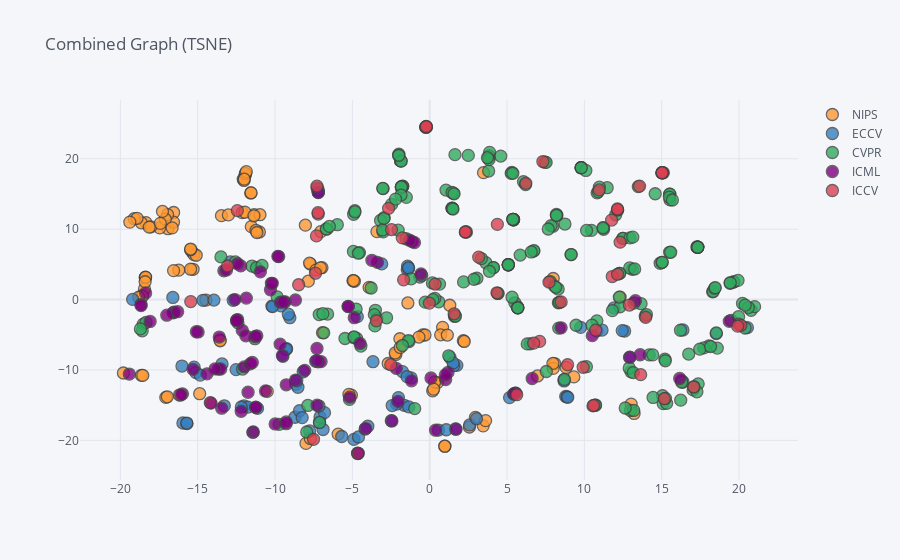

The notebook cell saved with this chart:
### Markdown cell above
## Visualizing Embedding of the Combined Graph

### Code cell
emb,meta=load_emb_data('combo')
visualize(emb,meta,method='TSNE',dim=2, title='Combined Graph (TSNE)')

### Figure 1 — Plotly figure (JSON) as saved in the notebook; plotly's stock layout.template omitted (floating-point values rounded to 4 significant figures; data arrays with more than 128 entries replaced by an {"elided": "..."} marker saying what was removed)
{"data": [{"marker": {"color": "rgba(255, 153, 51, 1.0)", "line": {"width": 1.3}, "opacity": 0.8, "size": 12, "symbol": "circle"}, "mode": "markers", "name": "NIPS", "text": ["Visualizing the Loss Landscape of Neural Nets", "PointCNN", "L4: Practical loss-based stepsize adaptation for deep learning", "Multimodal Generative Models for Scalable Weakly-Supervised Learning", "Neural Voice Cloning with a Few Samples", "The Description Length of Deep Learning models", "Deep Defense: Training DNNs with Improved Adversarial Robustness", "Adversarial Logit Pairing", "Realistic Evaluation of Deep Semi-Supervised Learning Algorithms", "DVAE#: Discrete Variational Autoencoders with Relaxed Boltzmann Priors", "BourGAN: Generative Networks with Metric Embeddings", "Bilinear Attention Networks", "Breaking the Activation Function Bottleneck through Adaptive Parameterization", "Hyperbolic Neural Networks", "Learning towards Minimum Hyperspherical Energy", "Generalizing to Unseen Domains via Adversarial Data Augmentation", "On GANs and GMMs", "Assessing Generative Models via Precision and Recall", "Relational recurrent neural networks", "Unsupervised Attention-guided Image-to-Image Translation", "Speaker-Follower Models for Vision-and-Language Navigation", "ATOMO: Communication-efficient Learning via Atomic Sparsification", "Generative Neural Machine Translation", "One-Shot Unsupervised Cross Domain Translation", "Banach Wasserstein GAN", "Neural Code Comprehension: A Learnable Representation of Code Semantics", "3D Steerable CNNs: Learning Rotationally Equivariant Features in Volumetric Data", "Glow: Generative Flow with Invertible 1x1 Convolutions", "Discovery of Latent 3D Keypoints via End-to-end Geometric Reasoning", "An intriguing failing of convolutional neural networks and the CoordConv solution", "Latent Alignment and Variational Attention", "Neural Arithmetic Logic Units", "Adaptive Skip Intervals: Temporal Abstraction for Recurrent Dynamical Models", "Video-to-Video Synthesis", "Generalisation in humans and deep neural networks", "A Unified Feature Disentangler for Multi-Domain Image Translation and Manipulation", "Neural Guided Constraint Logic Programming for Program Synthesis", "Deep Subspace Clustering Networks", "Dilated Recurrent Neural Networks", "Structured Embedding Models for Grouped Data", "Best of Both Worlds: Transferring Knowledge from Discriminative Learning to a Generative Visual Dialog Model", "Learning a Multi-View Stereo Machine", "Universal Style Transfer via Feature Transforms", "f-GANs in an Information Geometric Nutshell", "Toward Multimodal Image-to-Image Translation", "One-Sided Unsupervised Domain Mapping", "Deep Mean-Shift Priors for Image Restoration", "SchNet: A continuous-filter convolutional neural network for modeling quantum interactions", "Inductive Representation Learning on Large Graphs", "Mean teachers are better role models: Weight-averaged consistency targets improve semi-supervised deep learning results", "TernGrad: Ternary Gradients to Reduce Communication in Distributed Deep Learning", "NeuralFDR: Learning Discovery Thresholds from Hypothesis Features", "Learning Multiple Tasks with Multilinear Relationship Networks", "Train longer, generalize better: closing the generalization gap in large batch training of neural networks", "The Numerics of GANs", "Stabilizing Training of Generative Adversarial Networks through Regularization", "Training Deep Networks without Learning Rates Through Coin Betting", "MMD GAN: Towards Deeper Understanding of Moment Matching Network", "Few-Shot Learning Through an Information Retrieval  Lens", "Differentiable Learning of Logical Rules for Knowledge Base Reasoning", "OnACID: Online Analysis of Calcium Imaging Data in Real Time", "Fisher GAN", "Toward Goal-Driven Neural Network Models for the Rodent Whisker-Trigeminal System", "Predicting Organic Reaction Outcomes with Weisfeiler-Lehman Network", "REBAR: Low-variance, unbiased gradient estimates for discrete latent variable models", "ELF: An Extensive, Lightweight and Flexible Research Platform for Real-time Strategy Games", "Dual Discriminator Generative Adversarial Nets", "Bridging the Gap Between Value and Policy Based Reinforcement Learning", "Convolutional Gaussian Processes", "Deep Lattice Networks and Partial Monotonic Functions", "Hierarchical Attentive Recurrent Tracking", "Learning to Compose Domain-Specific Transformations for Data Augmentation", "Language Modeling with Recurrent Highway Hypernetworks", "Bayesian Compression for Deep Learning", "Streaming Sparse Gaussian Process Approximations", "Spherical convolutions and their application in molecular modelling", "Neural system identification for large populations separating what and where", "A Disentangled Recognition and Nonlinear Dynamics Model for Unsupervised Learning", "Bayesian GAN", "Geometric Matrix Completion with Recurrent Multi-Graph Neural Networks", "Diving into the shallows: a computational perspective on large-scale shallow learning", "InfoGAIL: Interpretable Imitation Learning from Visual Demonstrations", "Deep Hyperspherical Learning", "On-the-fly Operation Batching in Dynamic Computation Graphs", "Streaming Weak Submodularity: Interpreting Neural Networks on the Fly", "Prototypical Networks for Few-shot Learning", "Multi-Information Source Optimization", "Dual Path Networks", "Doubly Stochastic Variational Inference for Deep Gaussian Processes", "QMDP-Net: Deep Learning for Planning under Partial Observability", "A Unified Approach to Interpreting Model Predictions", "Context Selection for Embedding Models", "Working hard to know your neighbor's margins: Local descriptor learning loss", "Learning to Prune Deep Neural Networks via Layer-wise Optimal Brain Surgeon", "DropoutNet: Addressing Cold Start in Recommender Systems", "PointNet++: Deep Hierarchical Feature Learning on Point Sets in a Metric Space", "A-NICE-MC: Adversarial Training for MCMC", "Riemannian approach to batch normalization", "Triangle Generative Adversarial Networks", "Scalable trust-region method for deep reinforcement learning using Kronecker-factored approximation", "Hybrid Reward Architecture for Reinforcement Learning", "AdaGAN: Boosting Generative Models", "Task-based End-to-end Model Learning in Stochastic Optimization", "Gradient descent GAN optimization is locally stable", "Do Deep Neural Networks Suffer from Crowding?", "Improved Training of Wasserstein GANs", "Learning Disentangled Representations with Semi-Supervised Deep Generative Models", "Attention is All you Need", "Value Prediction Network", "Causal Effect Inference with Deep Latent-Variable Models", "Good Semi-supervised Learning That Requires a Bad GAN", "Modulating early visual processing by language", "GANs Trained by a Two Time-Scale Update Rule Converge to a Local Nash Equilibrium", "Neural Expectation Maximization", "Attend and Predict: Understanding Gene Regulation by Selective Attention on Chromatin", "Style Transfer from Non-Parallel Text by Cross-Alignment", "Real Time Image Saliency for Black Box Classifiers", "On Word Embedding Dimensionality", "COLA: Decentralized Linear Learning", "A Simple Unified Framework for Detecting Out-of-Distribution Samples and Adversarial Attacks", "Mapping Images to Scene Graphs with Permutation-Invariant Structured Prediction", "Learning Conditioned Graph Structures for Interpretable Visual Question Answering", "Reversible Recurrent Neural Networks"], "textfont": {"color": "#4D5663"}, "type": "scatter", "x": [-2.684, -2.19, 0.1942, 0.4983, 9.316, 0.3212, 2.955, -5.92, -7.85, -18.39, -15.37, -18.64, -14.47, -18.55, -18.38, -18.37, -18.44, -18.61, -15.3, -1.412, -14.19, -18.57, -15.24, -3.413, -15.46, -15.1, 0.8316, 13.02, 0.7076, -5.065, -5.224, -16.23, -18.4, -2.232, -18.81, -16.56, -14.87, -16.92, -13.47, -11.91, -13.55, -8.039, 8.077, -11.54, 8.821, -11.35, -0.446, -4.664, -12.12, 7.986, -7.712, -1.928, 1.139, 2.176, -11.01, -17.06, -10.97, 2.564, -11.95, -16.56, -11.96, 0.2521, -4.959, -16.57, -12.06, -18.35, 3.457, -12.01, -7.999, -16.95, -19.81, -17.46, -6.969, -11.23, -13.02, -16.18, -18.64, -19.1, 0.9814, -18.03, -7.769, -18.92, -1.908, 13.21, -11.57, 1.297, -15.47, 8.685, -11.92, -19.39, -17.1, -11.86, -3.918, -4.871, 12.31, -11.37, -17.42, -11.54, 0.9736, -17.28, -11.99, -13.55, -7.352, -7.066, -6.932, 2.232, -16.97, 6.972, 3.613, -15.46, -4.933, 7.984, -0.3067, -18.13, -0.6959, -16.65, 7.966, 3.479, -7.039, -7.721, -11.17, -10.51, -4.648], "y": [-9.076, -7.8, -12.96, -11.79, -10.98, -11.7, -16.73, -19.11, 2.618, 3.159, 6.786, -10.76, -0.06317, -10.77, 3.101, 3.197, 1.519, 0.5197, 4.304, -0.4786, -14.64, 0.4816, 6.389, 9.653, 4.319, 6.298, -3.941, -14.85, -5.006, -13.57, -13.46, 4.189, 2.537, -7.581, 0.3284, 4.115, -13.37, 10.07, 11.92, 17.85, -5.72, 10.57, -9.09, 10.36, -9.63, 12.07, -5.02, -21.82, 12.36, 2.992, 5.049, -5.562, -5.042, -5.847, 9.606, -13.9, 12.06, -18.1, 12.41, 12.37, 17.47, -12.72, 2.676, 11.0, 17.1, 10.94, -17.94, 16.92, -20.43, 12.06, -10.43, 10.19, 4.531, 9.823, 12.03, -13.56, 10.9, 11.49, -20.83, 10.34, 5.18, 11.55, -6.798, -16.17, 15.15, -0.8078, 7.066, -11.39, 17.92, 11.01, 11.43, 18.18, 1.734, 2.602, 0.3567, 11.9, 10.83, 15.17, -20.83, 12.52, 17.11, -5.848, 4.185, 4.504, -4.702, -5.95, -13.81, -10.85, -17.19, 7.18, 2.7, -9.772, -5.033, 10.29, -5.327, 10.19, -9.067, 18.03, 9.655, -19.73, 9.531, -13.04, -21.86]}, {"marker": {"color": "rgba(55, 128, 191, 1.0)", "line": {"width": 1.3}, "opacity": 0.8, "size": 12, "symbol": "circle"}, "mode": "markers", "name": "ECCV", "text": ["Improving Shape Deformation in Unsupervised Image-to-Image Translation", "Pairwise Confusion for Fine-Grained Visual Classification", "GANimation: Anatomically-aware Facial Animation from a Single Image", "Deep Expander Networks: Efficient Deep Networks from Graph Theory", "3DMV: Joint 3D-Multi-View Prediction for 3D Semantic Scene Segmentation", "Learning Category-Specific Mesh Reconstruction from Image Collections", "Zero-Shot Object Detection", "A Style-Aware Content Loss for Real-time HD Style Transfer", "Piggyback: Adapting a Single Network to Multiple Tasks by Learning to Mask Weights", "Semi-supervised Adversarial Learning to Generate Photorealistic Face Images of New Identities from 3D Morphable Model", "Simple Baselines for Human Pose Estimation and Tracking", "Toward Characteristic-Preserving Image-based Virtual Try-On Network", "Acquisition of Localization Confidence for Accurate Object Detection", "Conditional Image-Text Embedding Networks", "SketchyScene: Richly-Annotated Scene Sketches", "Progressive Neural Architecture Search", "Image Manipulation with Perceptual Discriminators", "Repeatability Is Not Enough: Learning Affine Regions via Discriminability", "Unsupervised holistic image generation from key local patches", "LQ-Nets: Learned Quantization for Highly Accurate and Compact Deep Neural Networks", "Is Robustness the Cost of Accuracy? -- A Comprehensive Study on the Robustness of 18 Deep Image Classification Models", "Dynamic Multimodal Instance Segmentation Guided by Natural Language Queries", "Dynamic Conditional Networks for Few-Shot Learning", "Recovering 3D Planes from a Single Image via Convolutional Neural Networks", "Learning Single-View 3D Reconstruction with Limited Pose Supervision", "Image Inpainting for Irregular Holes Using Partial Convolutions", "Unsupervised Geometry-Aware Representation for 3D Human Pose Estimation", "PSANet: Point-wise Spatial Attention Network for Scene Parsing", "Deep Randomized Ensembles for Metric Learning", "Predicting Gaze in Egocentric Video by Learning Task-dependent Attention Transition", "Coloring with Words: Guiding Image Colorization Through Text-based Palette Generation", "Fighting Fake News: Image Splice Detection via Learned Self-Consistency", "HiDDeN: Hiding Data with Deep Networks", "Multi-scale Residual Network for Image Super-Resolution", "Adaptive Affinity Fields for Semantic Segmentation", "Statistically-motivated Second-order Pooling", "Stacked Cross Attention for Image-Text Matching", "Open Set Domain Adaptation by Backpropagation", "DeepVS: A Deep Learning Based Video Saliency Prediction Approach", "EC-Net: an Edge-aware Point set Consolidation Network", "Encoder-Decoder with Atrous Separable Convolution for Semantic Image Segmentation", "Estimating the Success of Unsupervised Image to Image Translation", "Single Shot Scene Text Retrieval", "Learning Type-Aware Embeddings for Fashion Compatibility", "Learning Visual Question Answering by Bootstrapping Hard Attention", "Deep Clustering for Unsupervised Learning of Visual Features", "Joint Person Segmentation and Identification in Synchronized First- and Third-person Videos", "ECO: Efficient Convolutional Network for Online Video Understanding", "Diverse and Coherent Paragraph Generation from Images", "MultiPoseNet: Fast Multi-Person Pose Estimation using Pose Residual Network", "ShapeStacks: Learning Vision-Based Physical Intuition for Generalised Object Stacking", "Towards Realistic Predictors", "Choose Your Neuron: Incorporating Domain Knowledge through Neuron-Importance", "Explainable Neural Computation via Stack Neural Module Networks", "Learning to Separate Object Sounds by Watching Unlabeled Video", "ESPNet: Efficient Spatial Pyramid of Dilated Convolutions for Semantic Segmentation", "Visual Coreference Resolution in Visual Dialog using Neural Module Networks", "License Plate Detection and Recognition in Unconstrained Scenarios", "Deep High Dynamic Range Imaging with Large Foreground Motions", "Multi-view to Novel view: Synthesizing novel views with Self-Learned Confidence", "Specular-to-Diffuse Translation for Multi-View Reconstruction", "Layer-structured 3D Scene Inference via View Synthesis", "3D-CODED: 3D Correspondences by Deep Deformation", "HybridNet: Classification and Reconstruction Cooperation for Semi-Supervised Learning", "BSN: Boundary Sensitive Network for Temporal Action Proposal Generation", "Learning Dynamic Memory Networks for Object Tracking", "Interpretable Intuitive Physics Model", "Gray-box Adversarial Training", "Depth-aware CNN for RGB-D Segmentation", "Learning Efficient Single-stage Pedestrian Detectors by Asymptotic Localization Fitting", "A Modulation Module for Multi-task Learning with Applications in Image Retrieval", "Single Image Water Hazard Detection using FCN with Reflection Attention Units", "Integral Human Pose Regression", "Recurrent Squeeze-and-Excitation Context Aggregation Net for Single Image Deraining", "Quaternion Convolutional Neural Networks", "Mutual Learning to Adapt for Joint Human Parsing and Pose Estimation", "Pose Partition Networks for Multi-Person Pose Estimation", "Video Re-localization", "Joint 3D Face Reconstruction and Dense Alignment with Position Map Regression Network", "MVSNet: Depth Inference for Unstructured Multi-view Stereo", "Audio-Visual Event Localization in Unconstrained Videos", "Macro-Micro Adversarial Network for Human Parsing", "SpiderCNN: Deep Learning on Point Sets with Parameterized Convolutional Filters", "PlaneMatch: Patch Coplanarity Prediction for Robust RGB-D Reconstruction", "Factorizable Net: An Efficient Subgraph-based Framework for Scene Graph Generation", "DF-Net: Unsupervised Joint Learning of Depth and Flow using Cross-Task Consistency", "Image Super-Resolution Using Very Deep Residual Channel Attention Networks", "Group Normalization", "Learning to Navigate for Fine-grained Classification", "Partial Adversarial Domain Adaptation", "Shift-Net: Image Inpainting via Deep Feature Rearrangement", "Distractor-aware Siamese Networks for Visual Object Tracking", "Improving Generalization via  Scalable Neighborhood Component Analysis", "Saliency Detection in 360° Videos", "GeoDesc: Learning Local Descriptors by Integrating Geometry Constraints"], "textfont": {"color": "#4D5663"}, "type": "scatter", "x": [-12.89, -9.253, -9.339, -2.485, -15.96, -8.645, -8.712, 1.669, 0.5642, -13.28, -7.765, -16.02, -3.667, 10.82, -8.416, 6.489, -7.131, -1.451, -19.21, 2.581, -4.903, -15.69, 16.37, 9.76, 12.6, -1.643, -10.2, 8.795, -1.369, -2.137, -4.001, 1.311, -2.427, 8.689, -8.247, -15.24, -4.607, -12.52, -13.43, 12.45, -7.091, -9.616, -12.01, -15.71, 5.163, 3.027, -2.022, 8.876, 18.52, -10.16, -16.61, 5.452, -6.804, -7.202, -8.521, -12.7, -11.75, 11.91, -9.044, -14.66, -3.106, -7.279, -7.215, 1.756, -7.202, -11.13, -7.372, -1.353, -8.596, 1.561, 8.923, -5.69, 1.514, -6.897, -13.95, 12.93, -9.491, -12.18, -15.12, -14.84, 11.14, -8.18, -4.68, -1.2, -9.267, 20.54, -1.43, -1.761, -4.177, -1.466, -1.37, -7.156, 1.068, -9.14, -7.212], "y": [5.365, -6.986, -7.122, -17.21, -17.53, -12.05, -16.71, -18.38, -18.53, -15.09, -18.66, -9.442, -8.82, -4.449, -15.79, -6.286, -17.46, 4.24, 0.02424, -17.81, -19.86, -17.62, -4.316, -3.944, -4.471, -15.02, -0.9251, -13.76, 4.482, -14.84, -17.99, -8.22, -15.05, -11.56, -16.76, -9.598, -19.52, -9.953, -9.139, -4.409, -16.69, -0.8952, -15.11, -17.54, -13.92, -16.92, -13.92, -13.82, -4.833, -0.9925, 0.302, -13.43, -16.06, 15.28, -12.46, -0.09195, -15.27, -1.187, -2.573, -0.1027, 5.068, 15.86, -8.855, -9.339, 15.28, -15.46, -8.77, -15.25, -11.5, -9.385, -13.87, -19.45, -8.992, -18.45, -0.07122, -8.208, -8.05, -15.26, -10.37, -10.73, -4.33, -10.25, -2.425, -11.13, -7.025, -3.985, 4.736, -10.23, -18.39, -10.95, 4.496, -15.12, -18.49, -2.077, 15.61]}, {"marker": {"color": "rgba(50, 171, 96, 1.0)", "line": {"width": 1.3}, "opacity": 0.8, "size": 12, "symbol": "circle"}, "mode": "markers", "name": "CVPR", "text": {"elided": "273 str values"}, "textfont": {"color": "#4D5663"}, "type": "scatter", "x": {"elided": "273 float values"}, "y": {"elided": "273 float values"}}, {"marker": {"color": "rgba(128, 0, 128, 1.0)", "line": {"width": 1.3}, "opacity": 0.8, "size": 12, "symbol": "circle"}, "mode": "markers", "name": "ICML", "text": ["OptNet: Differentiable Optimization as a Layer in Neural Networks", "Input Convex Neural Networks", "Wasserstein Generative Adversarial Networks", "Synthesizing Robust Adversarial Examples", "Differentially Private Database Release via Kernel Mean Embeddings", "Optimizing the Latent Space of Generative Networks", "NetGAN: Generating Graphs via Random Walks", "Compressed Sensing using Generative Models", "Predict and Constrain: Modeling Cardinality in Deep Structured Prediction", "Path-Level Network Transformation for Efficient Architecture Search", "Adversarial Learning with Local Coordinate Coding", "Adversarial Time-to-Event Modeling", "Learning K-way D-dimensional Discrete Codes for Compact Embedding Representations", "DRACO: Byzantine-resilient Distributed Training via Redundant Gradients", "AdaNet: Adaptive Structural Learning of Artificial Neural Networks", "Inference Suboptimality in Variational Autoencoders", "Stochastic Generative Hashing", "Adversarial Attack on Graph Structured Data", "Language Modeling with Gated Convolutional Networks", "Stochastic Video Generation with a Learned Prior", "Dance Dance Convolution", "Model-Agnostic Meta-Learning for Fast Adaptation of Deep Networks", "Input Switched Affine Networks: An RNN Architecture Designed for Interpretability", "Bilevel Programming for Hyperparameter Optimization and Meta-Learning", "Convolutional Sequence to Sequence Learning", "Visualizing and Understanding Atari Agents", "On Calibration of Modern Neural Networks", "DeepBach: a Steerable Model for Bach Chorales Generation", "Learning unknown ODE models with Gaussian processes", "Toward Controlled Generation of Text", "Neural Autoregressive Flows", "Decoupled Parallel Backpropagation with Convergence Guarantee", "Attention-based Deep Multiple Instance Learning", "Black-box Adversarial Attacks with Limited Queries and Information", "Decoupled Neural Interfaces using Synthetic Gradients", "Efficient end-to-end learning for quantizable representations", "Composite Functional Gradient Learning of Generative  Adversarial Models", "Video Pixel Networks", "Efficient Neural Audio Synthesis", "Learning to Discover Cross-Domain Relations with Generative Adversarial Networks", "SplitNet: Learning to Semantically Split Deep Networks for Parameter Reduction and Model Parallelization", "Disentangling by Factorising", "Neural Relational Inference for Interacting Systems", "Grammar Variational Autoencoder", "Deep Spectral Clustering Learning", "Hierarchical Imitation and Reinforcement Learning", "Confident Multiple Choice Learning", "Gated Path Planning Networks", "Noise2Noise: Learning Image Restoration without Clean Data", "Dropout Inference in Bayesian Neural Networks with Alpha-divergences", "Explicit Inductive Bias for Transfer Learning with Convolutional Networks", "Towards Binary-Valued Gates for Robust LSTM Training", "Zero-Inflated Exponential Family Embeddings", "Dimensionality-Driven Learning with Noisy Labels", "Adversarial Variational Bayes: Unifying Variational Autoencoders and Generative Adversarial Networks", "Device Placement Optimization with Reinforcement Learning", "SparseMAP: Differentiable Sparse Structured Inference", "A Theoretical Explanation for Perplexing Behaviors of Backpropagation-based Visualizations", "The Statistical Recurrent Unit", "Count-Based Exploration with Neural Density Models", "Efficient Neural Architecture Search via Parameters Sharing", "Robust Adversarial Reinforcement Learning", "Neural Episodic Control", "Online and Linear-Time Attention by Enforcing Monotonic Alignments", "Learning to Reweight Examples for Robust Deep Learning", "Deep One-Class Classification", "First Order Generative Adversarial Networks", "Finding Influential Training Samples for Gradient Boosted Decision Trees", "A Spectral Approach to Gradient Estimation for Implicit Distributions", "Bottleneck Conditional Density Estimation", "Attentive Recurrent Comparators", "The Predictron:  End-To-End Learning and Planning", "Accelerating Natural Gradient with Higher-Order Invariance", "Exploiting the Potential of Standard Convolutional Autoencoders for Image Restoration by Evolutionary Search", "Neural Program Synthesis from Diverse Demonstration Videos", "Differentiable Compositional Kernel Learning for Gaussian Processes", "Axiomatic Attribution for Deep Networks", "Black Box FDR", "Learning Longer-term Dependencies in RNNs with Auxiliary Losses", "The Mirage of Action-Dependent Baselines in Reinforcement Learning", "Learning to Generate Long-term Future via Hierarchical Prediction", "PredRNN++: Towards A Resolution of the Deep-in-Time Dilemma in Spatiotemporal Predictive Learning", "Style Tokens: Unsupervised Style Modeling, Control and Transfer in End-to-End Speech Synthesis", "Transfer Learning via Learning to Transfer", "Hierarchical Long-term Video Prediction without Supervision", "Variance Regularized Counterfactual Risk Minimization via Variational Divergence Minimization", "Deep k-Means: Re-Training and Parameter Sharing with Harder Cluster Assignments for Compressing Deep Convolutions", "Learning Semantic Representations for Unsupervised Domain Adaptation", "Improved Variational Autoencoders for Text Modeling using Dilated Convolutions", "Mean Field Multi-Agent Reinforcement Learning", "Combined Group and Exclusive Sparsity for Deep Neural Networks", "GraphRNN: Generating Realistic Graphs with Deep Auto-regressive Models", "Continual Learning Through Synaptic Intelligence", "Adversarial Feature Matching for Text Generation", "Convexified Convolutional Neural Networks", "Noisy Natural Gradient as Variational Inference", "Follow the Moving Leader in Deep Learning", "Recurrent Highway Networks"], "textfont": {"color": "#4D5663"}, "type": "scatter", "x": [-8.682, 5.429, -1.138, -7.212, -9.522, 0.08346, -13.66, -12.12, 13.3, 5.527, -11.99, -14.14, -16.59, -15.3, -7.288, -9.348, -14.98, -11.41, -15.09, -17.0, 13.61, -9.279, -10.95, -18.67, -5.17, -16.3, -4.879, -11.86, -12.22, -9.671, -11.89, -2.053, -4.505, -3.377, -11.29, -2.164, -18.08, 10.51, -15.99, -7.025, -4.141, -0.5653, -9.281, -4.618, -5.266, -18.66, 1.182, -7.282, -12.43, -11.18, -18.37, -11.6, -9.763, -8.08, -16.1, 8.494, -1.176, -8.674, -5.277, -0.9848, 12.94, -19.42, -12.48, 1.03, 0.3799, -2.445, -3.738, -14.4, -11.75, -13.45, 16.16, -9.817, -12.19, 6.624, -12.59, -7.32, -12.42, -9.65, -9.275, -11.47, -12.48, -13.52, 19.37, -13.31, -13.14, -11.24, 1.013, -13.88, -10.3, -11.24, -10.24, -9.443, -10.18, 1.702, -10.62, -9.993, -1.301, -13.61], "y": [-0.0609, -13.4, 8.238, 15.21, -7.952, -11.14, -9.878, -4.377, -0.1678, -13.27, -9.564, -14.71, -1.882, -9.908, -6.947, -0.3224, -4.595, -18.81, -4.571, -2.22, -7.837, -17.63, 3.944, -0.6949, -13.87, -1.718, -2.574, 0.2117, 4.786, -6.325, -5.142, -14.46, -6.228, 5.284, -5.28, -9.776, -3.102, -5.125, -13.39, -8.808, -18.32, 3.633, -17.39, -21.83, -0.9686, -0.8635, -10.34, -15.01, 5.096, -5.145, 0.9415, -9.126, 6.108, -10.06, -13.55, -4.005, -11.55, -11.43, -0.9922, 8.094, -8.19, -10.58, -2.928, -11.36, -18.55, -17.24, 5.581, -10.54, -13.17, -15.43, -11.21, 6.14, -15.87, -11.21, 0.007571, -8.665, -2.832, -0.3808, -12.11, -8.934, -3.025, -9.862, -3.08, 4.088, 4.21, -15.31, -10.7, -9.85, 1.389, -15.28, 2.311, -0.3325, 2.312, -18.41, -12.98, -17.66, 8.438, -5.324]}, {"marker": {"color": "rgba(219, 64, 82, 1.0)", "line": {"width": 1.3}, "opacity": 0.8, "size": 12, "symbol": "circle"}, "mode": "markers", "name": "ICCV", "text": ["VQA: Visual Question Answering", "CVAE-GAN: Fine-Grained Image Generation Through Asymmetric Training", "Convolutional Color Constancy", "Deep TextSpotter: An End-To-End Trainable Scene Text Localization and Recognition Framework", "SubUNets: End-To-End Hand Shape and Continuous Sign Language Recognition", "HashNet: Deep Learning to Hash by Continuation", "Deep Adaptive Image Clustering", "Deep Colorization", "Photographic Image Synthesis With Cascaded Refinement Networks", "Query-Guided Regression Network With Context Policy for Phrase Grounding", "Pixel Recursive Super Resolution", "Deformable Convolutional Networks", "Attributes2Classname: A Discriminative Model for Attribute-Based Unsupervised Zero-Shot Learning", "RPAN: An End-To-End Recurrent Pose-Attention Network for Action Recognition in Videos", "BlitzNet: A Real-Time Deep Network for Scene Understanding", "Predicting Depth, Surface Normals and Semantic Labels With a Common Multi-Scale Convolutional Architecture", "Interpretable Explanations of Black Boxes by Meaningful Perturbation", "Single Image 3D Without a Single 3D Image", "Associative Domain Adaptation", "Automatic Spatially-Aware Fashion Concept Discovery", "Mask R-CNN", "Beyond Face Rotation: Global and Local Perception GAN for Photorealistic and Identity Preserving Frontal View Synthesis", "Wavelet-SRNet: A Wavelet-Based CNN for Multi-Scale Face Super Resolution", "Learning to Reason: End-To-End Module Networks for Visual Question Answering", "DSLR-Quality Photos on Mobile Devices With Deep Convolutional Networks", "PoseNet: A Convolutional Network for Real-Time 6-DOF Camera Relocalization", "Escape From Cells: Deep Kd-Networks for the Recognition of 3D Point Cloud Models", "Learning to Push the Limits of Efficient FFT-Based Image Deconvolution", "Introspective Neural Networks for Generative Modeling", "RoomNet: End-To-End Room Layout Estimation", "Learning Efficient Convolutional Networks Through Network Slimming", "Raster-To-Vector: Revisiting Floorplan Transformation", "Rotation Equivariant Vector Field Networks", "Attentive Semantic Video Generation Using Captions", "Domain-Adaptive Deep Network Compression", "Learning Proximal Operators: Using Denoising Networks for Regularizing Inverse Imaging Problems", "Curriculum Dropout", "No Fuss Distance Metric Learning Using Proxies", "Video Frame Interpolation via Adaptive Separable Convolution", "Representation Learning by Learning to Count", "GANs for Biological Image Synthesis", "Following Gaze in Video", "EnhanceNet: Single Image Super-Resolution Through Automated Texture Synthesis", "Grad-CAM: Visual Explanations From Deep Networks via Gradient-Based Localization", "DSOD: Learning Deeply Supervised Object Detectors From Scratch", "Incremental Learning of Object Detectors Without Catastrophic Forgetting", "Hide-And-Seek: Forcing a Network to Be Meticulous for Weakly-Supervised Object and Action Localization", "Face Flow", "Multi-View Convolutional Neural Networks for 3D Shape Recognition", "Reasoning About Fine-Grained Attribute Phrases Using Reference Games", "Click Here: Human-Localized Keypoints as Guidance for Viewpoint Estimation", "MemNet: A Persistent Memory Network for Image Restoration", "Unsupervised Learning of Object Landmarks by Factorized Spatial Embeddings", "Image Super-Resolution Using Dense Skip Connections", "Unsupervised Adaptation for Deep Stereo", "Simultaneous Deep Transfer Across Domains and Tasks", "Sequence to Sequence - Video to Text", "Revisiting IM2GPS in the Deep Learning Era", "Multi-Label Image Recognition by Recurrently Discovering Attentional Regions", "Learning Blind Motion Deblurring", "Self-Organized Text Detection With Minimal Post-Processing via Border Learning", "Curriculum Domain Adaptation for Semantic Segmentation of Urban Scenes", "Learning Spread-Out Local Feature Descriptors", "Conditional Random Fields as Recurrent Neural Networks", "Unlabeled Samples Generated by GAN Improve the Person Re-Identification Baseline in Vitro"], "textfont": {"color": "#4D5663"}, "type": "scatter", "x": [-7.208, -0.2469, -13.07, 13.96, 8.915, 11.8, -2.518, 12.31, -1.774, 7.106, 15.03, 1.581, -2.659, -7.516, 15.11, 2.377, 4.347, 4.374, -7.321, 13.57, -7.288, -0.2106, 10.56, 17.06, 6.722, -7.22, 3.169, 15.03, -0.02492, 7.318, 10.6, 7.713, 8.497, 20.12, 12.15, 12.14, 12.14, 0.3485, 12.15, 15.03, 13.64, -1.69, -2.468, -0.2591, 11.76, 10.96, -12.44, -15.45, 2.31, -0.2305, 15.01, 9.923, -3.447, 15.03, -8.474, 19.91, 12.91, 15.16, 6.211, -7.387, -0.2391, 10.73, -0.2235, 2.306, 5.625], "y": [12.15, 24.49, 4.77, -2.527, -9.257, 3.274, -9.252, 8.159, 8.767, -5.938, 18.02, -2.017, 12.96, -19.85, 18.01, 9.603, 0.9656, 10.69, 9.046, 16.12, 16.11, 24.51, -15.1, -12.42, -6.185, 12.35, 6.035, 18.01, -0.4994, 19.61, -15.03, 2.478, -0.3285, -3.653, 12.74, 12.75, 12.87, 2.201, 3.59, 18.02, -10.66, 2.802, 9.944, 24.51, 11.29, 15.58, 12.64, -0.2843, 9.602, 24.54, 17.99, -9.61, -3.006, 18.02, 2.111, -3.776, -0.7797, -14.08, 16.52, 3.749, 24.51, -4.346, 24.59, 9.608, -13.51]}], "layout": {"legend": {"bgcolor": "#F5F6F9", "font": {"color": "#4D5663"}}, "paper_bgcolor": "#F5F6F9", "plot_bgcolor": "#F5F6F9", "title": {"font": {"color": "#4D5663"}, "text": "Combined Graph (TSNE)"}, "xaxis": {"gridcolor": "#E1E5ED", "showgrid": true, "tickfont": {"color": "#4D5663"}, "title": {"font": {"color": "#4D5663"}, "text": ""}, "zerolinecolor": "#E1E5ED"}, "yaxis": {"gridcolor": "#E1E5ED", "showgrid": true, "tickfont": {"color": "#4D5663"}, "title": {"font": {"color": "#4D5663"}, "text": ""}, "zerolinecolor": "#E1E5ED"}}}
